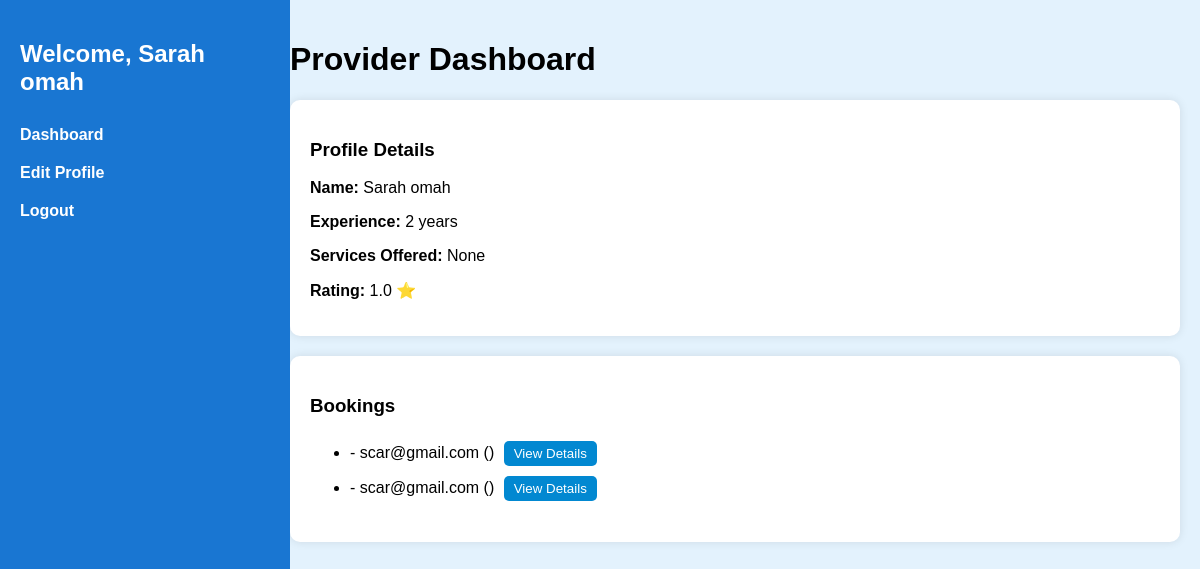
The app's page /provider_dashboard.php (signed in) with its own data.
### tables this page shows
CREATE TABLE `providers` (
  `id` int(11) NOT NULL,
  `name` varchar(255) NOT NULL,
  `email` varchar(255) NOT NULL,
  `password` varchar(255) NOT NULL,
  `experience` int(11) NOT NULL,
  `services` text NOT NULL,
  `hourly_rate` decimal(10,2) NOT NULL,
  `rating` float DEFAULT 0,
  `status` varchar(20) NOT NULL DEFAULT 'Pending'
);

CREATE TABLE `bookings` (
  `id` int(11) NOT NULL,
  `client_id` int(11) NOT NULL,
  `email` varchar(255) NOT NULL,
  `phone` varchar(20) NOT NULL,
  `booking_date` date NOT NULL DEFAULT curdate(),
  `provider_id` int(11) NOT NULL,
  `service_id` int(11) NOT NULL,
  `client_name` varchar(255) NOT NULL,
  `status` enum('Pending','Completed','Cancelled') NOT NULL DEFAULT 'Pending',
  `created_at` timestamp NOT NULL DEFAULT current_timestamp(),
  `notes` text DEFAULT NULL
);

### provider.php (called while the page is built, shortened)
<?php
require_once 'database.php';
class Provider {
    private $conn;
    public function __construct() {
        $database = new Database();
        $this->conn = $database->conn;
    }
    public function getProfile($providerId) {
        $sql = "SELECT * FROM providers WHERE id = ?";
        $stmt = $this->conn->prepare($sql);
        $stmt->bind_param("i", $providerId);
        $stmt->execute();
        return $stmt->get_result()->fetch_assoc();
    }
    public function calculateRating($experience, $serviceCount) {
        return min(5, round(($experience * 0.5) + ($serviceCount * 0.5), 1));
    }
    public function getProviderBookings($provider_id) {
        $sql = "SELECT id, client_name, email, phone, booking_date, notes, status, service_id
                FROM bookings
                WHERE provider_id = ?";
        $stmt = $this->conn->prepare($sql);
        $stmt->bind_param("i", $provider_id);
        $stmt->execute();
        $result = $stmt->get_result();
        return $result->fetch_all(MYSQLI_ASSOC);
    }
}
?>

### database.php (called while the page is built, shortened)
<?php
class Database{
    public function __construct() {
        $this->host = DB_HOST;
        $this->dbuser = DB_USER;
        $this->password = DB_PASSWORD;
        $this->dbname = DB_NAME;
        $this->conn = new mysqli($this->host, $this->dbuser, $this->password, $this->dbname);
    }
}
?>

### provider_dashboard.php (the view, shortened to what this page needs)
<?php
require_once 'database.php';
require_once 'provider.php';
$provider_id = $_SESSION['provider_id'];
$user = new Provider();
$provider = $user->getProfile($provider_id);
$provider_name = isset($provider['name']) ? $provider['name'] : 'Unknown';
$bookings = $user->getProviderBookings($provider_id);
$services = json_decode($provider['services'], true);
if (!is_array($services)) {
    $services = [];
}
$serviceCount = count($services);
$rating = $user->calculateRating($provider['experience'], $serviceCount);
?>
<!DOCTYPE html>
<html lang="en">
<head>
</head>
<body>
    <div class="sidebar">
        <h2>Welcome, <?php echo htmlspecialchars($provider_name); ?></h2>
        <ul>
            <li><a href="#">Dashboard</a></li>
            <li><a href="provider_editprofile.php">Edit Profile</a></li>
            <li><a href="logout.php">Logout</a></li>
        </ul>
    </div>
    <div class="content">
        <h1>Provider Dashboard</h1>
        <div class="dashboard-card">
            <h3>Profile Details</h3>
            <p><strong>Name:</strong> <?php echo htmlspecialchars($provider_name); ?></p>
            <p><strong>Experience:</strong> <?php echo htmlspecialchars($provider['experience']); ?> years</p>
            <p><strong>Services Offered:</strong> <?php echo !empty($services) ? implode(", ", $services) : "None"; ?></p>
            <p><strong>Rating:</strong> <?php echo number_format($rating, 1); ?> ⭐</p>
        </div>
        <div class="dashboard-card">
            <h3>Bookings</h3>
            <ul>
                <?php if (!empty($bookings)) {
                    foreach ($bookings as $booking) { ?>
                        <li>
                            <?php
                            $serviceName = isset($booking['email']) ? $booking['email'] : 'Unknown Service';
                            echo htmlspecialchars($booking['client_name']) . " - " . $serviceName .
                                 " (" . $booking['status'] . ")";
                            ?>
                            <button class="btn view" onclick="openModal('<?php echo htmlspecialchars(json_encode($booking)); ?>')">View Details</button>
                        </li>
                    <?php }
                } else { ?>
                    <li>No bookings yet.</li>
                <?php } ?>
            </ul>
        </div>
    </div>
</body>
</html>

### provider_dashboard.php (style rules this page uses)
body { font-family: Arial, sans-serif; background: #e3f2fd; margin: 0; padding: 0; }
.sidebar { width: 250px; height: 100vh; background: #1976D2; color: white; position: fixed; padding: 20px; }
.sidebar ul { list-style: none; padding: 0; }
.sidebar ul li { padding: 10px 0; }
.sidebar ul li a { color: white; text-decoration: none; font-weight: bold; }
.content { margin-left: 270px; padding: 20px; }
.dashboard-card { background: white; padding: 20px; border-radius: 10px; box-shadow: 0 0 10px rgba(0,0,0,0.1); margin-bottom: 20px; }
.btn { padding: 5px 10px; border: none; cursor: pointer; margin: 5px; border-radius: 5px; }
.view { background: #0288D1; color: white; }

### records on screen
providers: name "Sarah omah", experience "2", experience "1.0"
bookings: email "scar@gmail.com"
bookings: email "scar@gmail.com"
